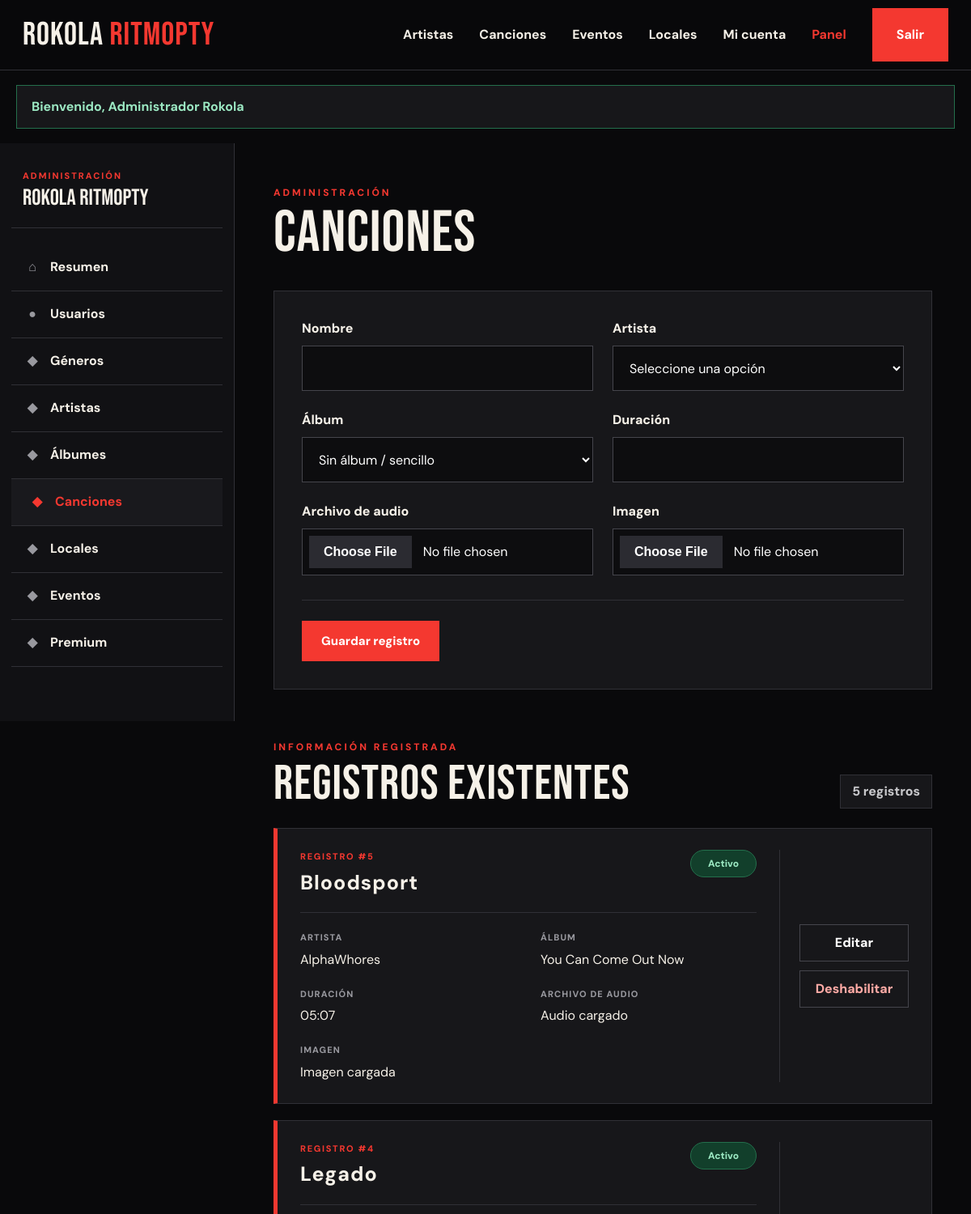
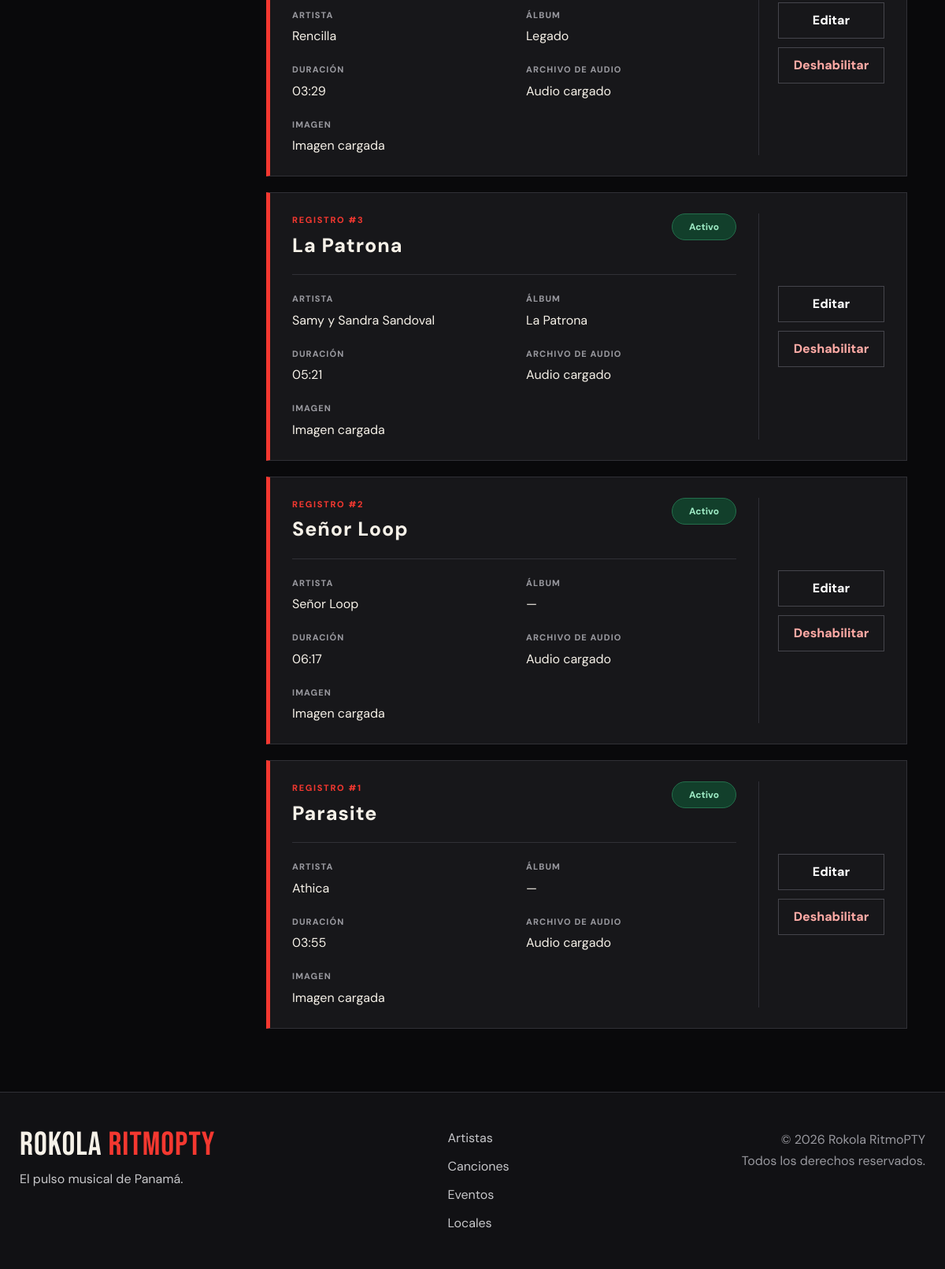
Page /RokolaRitmoPTY/public/admin/canciones (signed in) on the committed database (2 pictures, top to bottom).
### tables this page shows
CREATE TABLE IF NOT EXISTS `canciones` (
  `id` int UNSIGNED NOT NULL AUTO_INCREMENT,
  `artista_id` int UNSIGNED NOT NULL,
  `album_id` int UNSIGNED DEFAULT NULL,
  `nombre` varchar(180) NOT NULL,
  `duracion` varchar(10) DEFAULT NULL,
  `audio_url` varchar(500) DEFAULT NULL,
  `imagen_url` varchar(500) DEFAULT NULL,
  `estado` tinyint(1) NOT NULL DEFAULT '1',
  `creado_en` timestamp NOT NULL DEFAULT CURRENT_TIMESTAMP,
  `actualizado_en` timestamp NOT NULL DEFAULT CURRENT_TIMESTAMP ON UPDATE CURRENT_TIMESTAMP,
  PRIMARY KEY (`id`),
  KEY `idx_canciones_artista` (`artista_id`),
  KEY `idx_canciones_album` (`album_id`),
  KEY `idx_canciones_estado` (`estado`),
  KEY `idx_canciones_nombre` (`nombre`)
);

CREATE TABLE IF NOT EXISTS `artistas` (
  `id` int UNSIGNED NOT NULL AUTO_INCREMENT,
  `genero_id` int UNSIGNED DEFAULT NULL,
  `nombre` varchar(150) NOT NULL,
  `tipo` enum('Solista','Banda','Proyecto musical') NOT NULL DEFAULT 'Solista',
  `biografia` text,
  `pais` varchar(100) DEFAULT 'Panamá',
  `anio_inicio` smallint UNSIGNED DEFAULT NULL,
  `imagen_url` varchar(500) DEFAULT NULL,
  `estado` tinyint(1) NOT NULL DEFAULT '1',
  `creado_en` timestamp NOT NULL DEFAULT CURRENT_TIMESTAMP,
  `actualizado_en` timestamp NOT NULL DEFAULT CURRENT_TIMESTAMP ON UPDATE CURRENT_TIMESTAMP,
  PRIMARY KEY (`id`),
  KEY `idx_artistas_genero` (`genero_id`),
  KEY `idx_artistas_tipo` (`tipo`),
  KEY `idx_artistas_estado` (`estado`),
  KEY `idx_artistas_nombre` (`nombre`)
);

CREATE TABLE IF NOT EXISTS `albumes` (
  `id` int UNSIGNED NOT NULL AUTO_INCREMENT,
  `artista_id` int UNSIGNED NOT NULL,
  `nombre` varchar(180) NOT NULL,
  `anio_lanzamiento` smallint UNSIGNED DEFAULT NULL,
  `portada_url` varchar(500) DEFAULT NULL,
  `descripcion` text,
  `estado` tinyint(1) NOT NULL DEFAULT '1',
  `creado_en` timestamp NOT NULL DEFAULT CURRENT_TIMESTAMP,
  `actualizado_en` timestamp NOT NULL DEFAULT CURRENT_TIMESTAMP ON UPDATE CURRENT_TIMESTAMP,
  PRIMARY KEY (`id`),
  KEY `idx_albumes_artista` (`artista_id`),
  KEY `idx_albumes_estado` (`estado`),
  KEY `idx_albumes_nombre` (`nombre`)
);

### app/Views/admin/module.php (the view, shortened to what the rows shown need)
<?php
$rows = $rows ?? [];
$options = $options ?? [];
$module = $module ?? '';
$definition = $definition ?? [
    'title' => 'Módulo',
    'fields' => [],
];
$escape = static function (mixed $value): string {
    return htmlspecialchars(
        (string)$value,
        ENT_QUOTES,
        'UTF-8'
    );
};
$labels = [
    'id' => 'ID',
    'nombre' => 'Nombre',
    'titulo' => 'Título',
    'tipo' => 'Tipo de artista',
    'genero_id' => 'Género musical',
    'biografia' => 'Biografía',
    'descripcion' => 'Descripción',
    'pais' => 'País',
    'nacionalidad' => 'Nacionalidad',
    'anio_inicio' => 'Año de inicio',
    'artista_id' => 'Artista',
    'album_id' => 'Álbum',
    'anio_lanzamiento' => 'Año de lanzamiento',
    'imagen_url' => 'Imagen',
    'portada_url' => 'Portada',
    'audio_url' => 'Archivo de audio',
    'duracion' => 'Duración',
    'local_id' => 'Local',
    'direccion' => 'Dirección',
    'provincia' => 'Provincia',
    'capacidad' => 'Capacidad',
    'telefono' => 'Teléfono',
    'correo' => 'Correo electrónico',
    'fecha' => 'Fecha',
    'hora' => 'Hora',
    'precio' => 'Precio',
    'duracion_dias' => 'Duración en días',
    'meses' => 'Duración en meses',
    'limite_reproducciones' => 'Límite de reproducciones',
    'estado' => 'Estado',
    'creado_en' => 'Fecha de creación',
    'actualizado_en' => 'Última actualización',
];
$getLabel = static function (string $field) use ($labels): string {
    if (isset($labels[$field])) {
        return $labels[$field];
    }
    return ucfirst(
        str_replace(
            '_',
            ' ',
            str_replace('_id', '', $field)
        )
    );
};
$getOptionName = static function (
    array $allOptions,
    string $field,
    mixed $value
): string {
    if ($value === null || $value === '') {
        return 'No asignado';
    }
    foreach ($allOptions[$field] ?? [] as $option) {
        if (
            isset($option['id'])
            && (string)$option['id'] === (string)$value
        ) {
            return (string)(
                $option['nombre']
                ?? $option['titulo']
                ?? $value
            );
        }
    }
    return '#' . (string)$value;
};
$formatValue = static function (
    string $column,
    mixed $value
) use ($options, $getOptionName): string {
    if ($value === null || $value === '') {
        return '—';
    }
    if (str_ends_with($column, '_id')) {
        return $getOptionName(
            $options,
            $column,
            $value
        );
    }
    if ($column === 'estado') {
        return (int)$value === 1
            ? 'Activo'
            : 'Inactivo';
    }
    if ($column === 'precio') {
        return 'B/. ' . number_format(
            (float)$value,
            2
        );
    }
    if ($column === 'fecha') {
        $timestamp = strtotime((string)$value);
        return $timestamp !== false
            ? date('d/m/Y', $timestamp)
            : (string)$value;
    }
    if ($column === 'hora') {
        $timestamp = strtotime((string)$value);
        return $timestamp !== false
            ? date('g:i a', $timestamp)
            : (string)$value;
    }
    if ($column === 'imagen_url') {
        return 'Imagen cargada';
    }
    if ($column === 'portada_url') {
        return 'Portada cargada';
    }
    if ($column === 'audio_url') {
        return 'Audio cargado';
    }
    if (
        in_array(
            $column,
            ['biografia', 'descripcion', 'direccion'],
            true
        )
    ) {
        return mb_strimwidth(
            (string)$value,
            0,
            130,
            '…'
        );
    }
    return mb_strimwidth(
        (string)$value,
        0,
        75,
        '…'
    );
};
$tableColumns = [
    'generos' => [
        'id',
        'nombre',
        'descripcion',
        'estado',
    ],
    'artistas' => [
        'id',
        'nombre',
        'tipo',
        'genero_id',
        'pais',
        'anio_inicio',
        'biografia',
        'imagen_url',
        'estado',
    ],
    'albumes' => [
        'id',
        'nombre',
        'artista_id',
        'anio_lanzamiento',
        'portada_url',
        'descripcion',
        'estado',
    ],
    'canciones' => [
        'id',
        'nombre',
        'artista_id',
        'album_id',
        'duracion',
        'audio_url',
        'imagen_url',
        'estado',
    ],
    'locales' => [
        'id',
        'nombre',
        'tipo',
        'direccion',
        'provincia',
        'capacidad',
        'telefono',
        'correo',
        'imagen_url',
        'estado',
    ],
    'eventos' => [
        'id',
        'nombre',
        'descripcion',
        'fecha',
        'hora',
        'local_id',
        'precio',
        'capacidad',
        'imagen_url',
        'estado',
    ],
    'planes' => [
        'id',
        'nombre',
        'precio',
        'duracion_dias',
        'descripcion',
        'estado',
    ],
];
$visibleColumns = $tableColumns[$module]
    ?? (
        $rows !== []
            ? array_keys($rows[0])
            : []
    );
?>
<div class="admin-layout">
    <section class="admin-content">
        <div class="admin-heading">
            <div>
                <h1>
                    <?= $escape($definition['title']) ?>
                </h1>
            </div>
        </div>
        <div class="admin-list-heading">
            <div>
                <h2>Registros existentes</h2>
            </div>
        </div>
        <div class="admin-records">
            <?php foreach ($rows as $row): ?>
                <?php
                $rowId = (int)($row['id'] ?? 0);
                $recordTitle = $row['nombre']
                    ?? $row['titulo']
                    ?? 'Registro';
                ?>
                <article class="admin-record-card">
                    <div class="record-main">
                        <div class="record-title-row">
                            <div>
                                <span class="record-id">
                                    Registro #<?= $rowId ?>
                                </span>
                                <h3>
                                    <?= $escape($recordTitle) ?>
                                </h3>
                            </div>
                            <?php if (array_key_exists('estado', $row)): ?>
                                <span
                                    class="status-badge <?= (int)$row['estado'] === 1
                                        ? 'status-active'
                                        : 'status-inactive' ?>"
                                >
                                    <?= (int)$row['estado'] === 1
                                        ? 'Activo'
                                        : 'Inactivo' ?>
                                </span>
                            <?php endif; ?>
                        </div>
                        <div class="record-details">
                            <?php foreach ($visibleColumns as $column): ?>
                                <?php
                                if (
                                    in_array(
                                        $column,
                                        [
                                            'id',
                                            'nombre',
                                            'titulo',
                                            'estado',
                                        ],
                                        true
                                    )
                                ) {
                                    continue;
                                }
                                $rawValue = $row[$column];
                                $displayValue = $formatValue(
                                    $column,
                                    $rawValue
                                );
                                ?>
                                <div class="record-detail">
                                    <span class="record-label">
                                        <?= $escape(
                                            $getLabel($column)
                                        ) ?>
                                    </span>
                                    <span
                                        class="record-value"
                                        title="<?= $escape($rawValue) ?>"
                                    >
                                        <?= $escape($displayValue) ?>
                                    </span>
                                </div>
                            <?php endforeach; ?>
                        </div>
                    </div>
                    <div class="record-actions">
                        <a
                            class="action-button"
                            href="?edit=<?= $rowId ?>"
                        >
                            Editar
                        </a>
                        <?php if (array_key_exists('estado', $row)): ?>
                            <form
                                method="post"
                                action="<?= $escape($config['base_url']) ?>/admin/<?= $escape($module) ?>/<?= $rowId ?>/estado"
                            >
                                <button
                                    class="action-button action-danger"
                                    type="submit"
                                >
                                    <?= (int)$row['estado'] === 1
                                        ? 'Deshabilitar'
                                        : 'Activar' ?>
                                </button>
                            </form>
                        <?php endif; ?>
                    </div>
                </article>
            <?php endforeach; ?>
        </div>
    </section>
</div>

### rows in the picture
canciones: id "5", nombre "Bloodsport", estado "Activo", column "ARTISTA", artista.nombre "AlphaWhores", column "ÁLBUM", album.nombre "You Can Come Out Now", column "DURACIÓN", duracion "05:07", column "ARCHIVO DE AUDIO", audio_url "Audio cargado", column "IMAGEN", imagen_url "Imagen cargada"
canciones: id "4", nombre "Legado", estado "Activo", column "ARTISTA", artista.nombre "Rencilla", column "ÁLBUM", album.nombre "Legado", column "DURACIÓN", duracion "03:29", column "ARCHIVO DE AUDIO", audio_url "Audio cargado", column "IMAGEN", imagen_url "Imagen cargada"
canciones: id "3", nombre "La Patrona", estado "Activo", column "ARTISTA", artista.nombre "Samy y Sandra Sandoval", column "ÁLBUM", album.nombre "La Patrona", column "DURACIÓN", duracion "05:21", column "ARCHIVO DE AUDIO", audio_url "Audio cargado", column "IMAGEN", imagen_url "Imagen cargada"
canciones: id "2", nombre "Señor Loop", estado "Activo", column "ARTISTA", artista.nombre "Señor Loop", column "ÁLBUM", displayValue "—", column "DURACIÓN", duracion "06:17", column "ARCHIVO DE AUDIO", audio_url "Audio cargado", column "IMAGEN", imagen_url "Imagen cargada"
canciones: id "1", nombre "Parasite", estado "Activo", column "ARTISTA", artista.nombre "Athica", column "ÁLBUM", displayValue "—", column "DURACIÓN", duracion "03:55", column "ARCHIVO DE AUDIO", audio_url "Audio cargado", column "IMAGEN", imagen_url "Imagen cargada"

### other values in the picture
$flashMessage "Bienvenido, Administrador Rokola"
$label "Géneros"
$label "Artistas"
$label "Álbumes"
$label "Canciones"
$label "Locales"
$label "Eventos"
$label "Premium"
$escape($definition['title']) "Canciones"
$escape($label) "Nombre"
$escape($label) "Artista"
$escape($label) "Álbum"
$escape($label) "Duración"
$escape($label) "Archivo de audio"
$escape($label) "Imagen"
